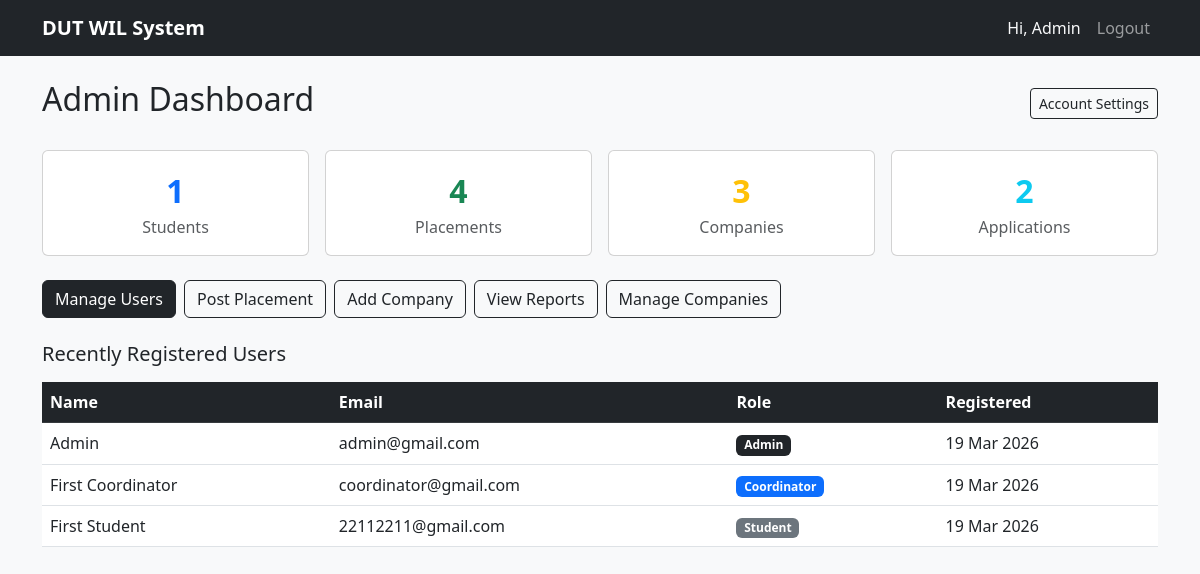
The app's page /admin/dashboard (signed in) with its own data.
### app/models.py (models this page shows, shortened)
class User(db.Model, UserMixin):
    __tablename__ = 'users'
    id            = db.Column(db.Integer, primary_key=True)
    name          = db.Column(db.String(100), nullable=False)
    email         = db.Column(db.String(120), unique=True, nullable=False)
    password_hash = db.Column(db.String(256), nullable=False)
    role          = db.Column(db.String(20),  nullable=False)
    student_num   = db.Column(db.String(20),  unique=True, nullable=True)
    created_at    = db.Column(db.DateTime, default=datetime.utcnow)
    applications  = db.relationship('Application', backref='student',
                        lazy=True, foreign_keys='Application.student_id')
    documents     = db.relationship('Document',    backref='owner', lazy=True)
    notifications = db.relationship('Notification', backref='user',  lazy=True)

### app/routes/admin.py (the view)
@admin.route('/dashboard')
@login_required
@admin_required
def dashboard():
    total_students     = User.query.filter_by(role='student').count()
    total_placements   = Placement.query.count()
    total_companies    = Company.query.count()
    total_applications = Application.query.count()
    recent_users       = User.query.order_by(
                             User.created_at.desc()).limit(5).all()
    return render_template('admin/dashboard.html',
                           total_students=total_students,
                           total_placements=total_placements,
                           total_companies=total_companies,
                           total_applications=total_applications,
                           recent_users=recent_users)

### app/models.py (called while the page is built)
@login_manager.user_loader
def load_user(user_id):
    return User.query.get(int(user_id))

### app/utils.py (called while the page is built)
def admin_required(f):
    @wraps(f)
    def decorated(*args, **kwargs):
        if not current_user.is_authenticated or \
                current_user.role != 'admin':
            abort(403)
        return f(*args, **kwargs)
    return decorated

### app/templates/admin/dashboard.html
{% extends 'base.html' %}
{% block content %}
<div class="d-flex justify-content-between align-items-center mb-4">
  <h2>Admin Dashboard</h2>
  <a href="{{ url_for('admin.settings') }}" class="btn btn-outline-dark btn-sm">Account Settings</a>
</div>
<div class="row g-3 mb-4">
  <div class="col-6 col-md-3">
    <div class="card text-center p-3">
      <div class="fs-2 fw-bold text-primary">{{ total_students }}</div>
      <div class="text-muted">Students</div>
    </div>
  </div>
  <div class="col-6 col-md-3">
    <div class="card text-center p-3">
      <div class="fs-2 fw-bold text-success">{{ total_placements }}</div>
      <div class="text-muted">Placements</div>
    </div>
  </div>
  <div class="col-6 col-md-3">
    <div class="card text-center p-3">
      <div class="fs-2 fw-bold text-warning">{{ total_companies }}</div>
      <div class="text-muted">Companies</div>
    </div>
  </div>
  <div class="col-6 col-md-3">
    <div class="card text-center p-3">
      <div class="fs-2 fw-bold text-info">{{ total_applications }}</div>
      <div class="text-muted">Applications</div>
    </div>
  </div>
</div>
<div class="d-flex gap-2 mb-4 flex-wrap">
  <a href="{{ url_for('admin.manage_users') }}"
     class="btn btn-dark">Manage Users</a>
  <a href="{{ url_for('admin.new_placement') }}"
     class="btn btn-outline-dark">Post Placement</a>
  <a href="{{ url_for('admin.new_company') }}"
     class="btn btn-outline-dark">Add Company</a>
  <a href="{{ url_for('admin.reports') }}"
     class="btn btn-outline-dark">View Reports</a>
  <a href="{{ url_for('admin.manage_companies') }}"
     class="btn btn-outline-dark">Manage Companies</a>
</div>
<h5 class="mb-3">Recently Registered Users</h5>
<div class="table-responsive">
  <table class="table table-hover align-middle">
    <thead class="table-dark">
      <tr>
        <th>Name</th><th>Email</th><th>Role</th><th>Registered</th>
      </tr>
    </thead>
    <tbody>
      {% for u in recent_users %}
      <tr>
        <td>{{ u.name }}</td>
        <td>{{ u.email }}</td>
        <td>
          {% if u.role == 'admin' %}
            <span class="badge bg-dark">Admin</span>
          {% elif u.role == 'coordinator' %}
            <span class="badge bg-primary">Coordinator</span>
          {% else %}
            <span class="badge bg-secondary">Student</span>
          {% endif %}
        </td>
        <td>{{ u.created_at.strftime('%d %b %Y') }}</td>
      </tr>
      {% endfor %}
    </tbody>
  </table>
</div>
{% endblock %}

### app/templates/base.html (shortened to what this page needs)
<!DOCTYPE html>
<html lang="en">
<head>
  <link href="https://cdn.jsdelivr.net/npm/bootstrap@5.3.0/dist/css/bootstrap.min.css" rel="stylesheet">
</head>
<body class="bg-light">
<nav class="navbar navbar-expand-lg navbar-dark bg-dark">
  <div class="container">
    <a class="navbar-brand fw-bold" href="/">DUT WIL System</a>
    <div class="collapse navbar-collapse" id="navMenu">
      <ul class="navbar-nav ms-auto">
        {% if current_user.is_authenticated %}
          <li class="nav-item">
            <span class="nav-link text-light">
              Hi, {{ current_user.name }}
            </span>
          </li>
          <li class="nav-item">
            <a class="nav-link" href="{{ url_for('auth.logout') }}">Logout</a>
          </li>
        {% endif %}
      </ul>
    </div>
  </div>
</nav>
<div class="container mt-4">
  {% block content %}{% endblock %}
</div>
</body>
</html>

### records on screen
User: name "Admin", email "admin@gmail.com", role "Admin", created_at "19 Mar 2026"
User: name "First Coordinator", email "coordinator@gmail.com", role "Coordinator", created_at "19 Mar 2026"
User: name "First Student", email "22112211@gmail.com", role "Student", created_at "19 Mar 2026"

### other values on screen
{{ total_students }} "1"
{{ total_placements }} "4"
{{ total_companies }} "3"
{{ total_applications }} "2"
